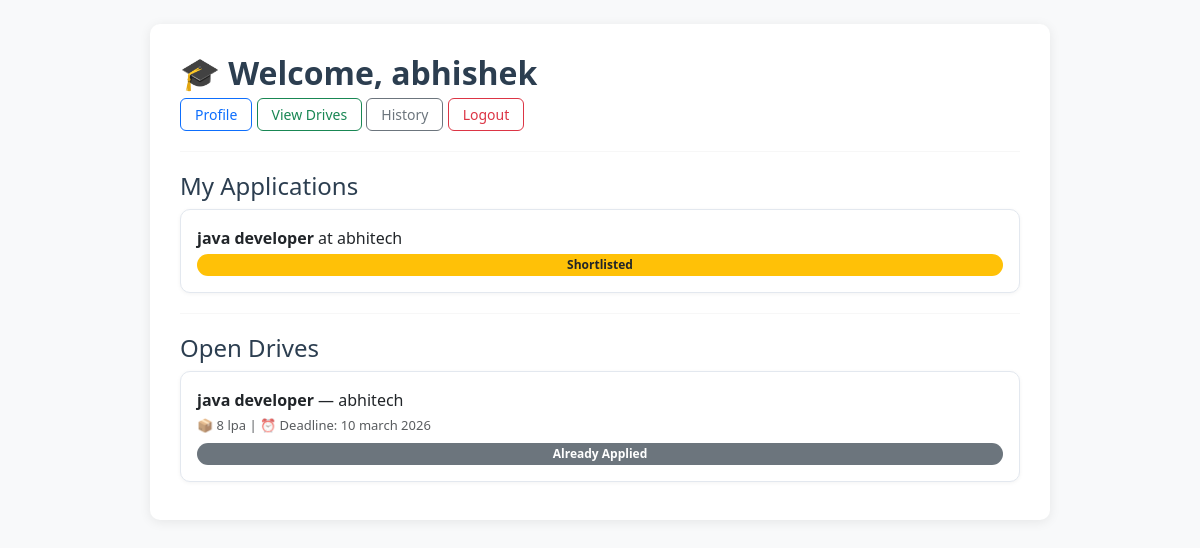
Screenshot of /student/home (signed in) with the database file from the repository.
### app.py (models this page shows)
class Student(db.Model):
    id              = db.Column(db.Integer, primary_key=True)
    username        = db.Column(db.String(100), unique=True, nullable=False)
    password        = db.Column(db.String(200), nullable=False)
    email           = db.Column(db.String(100), unique=True, nullable=False)
    full_name       = db.Column(db.String(100), nullable=False)
    phone           = db.Column(db.String(20))
    department      = db.Column(db.String(100))
    cgpa            = db.Column(db.Float)
    graduation_year = db.Column(db.Integer)
    resume_file     = db.Column(db.String(200))
    is_active       = db.Column(db.Boolean, default=True)
    applications    = db.relationship('Application', backref='student', lazy=True)

class Application(db.Model):
    id           = db.Column(db.Integer, primary_key=True)
    student_id   = db.Column(db.Integer, db.ForeignKey('student.id'), nullable=False)
    drive_id     = db.Column(db.Integer, db.ForeignKey('placement_drive.id'), nullable=False)
    status       = db.Column(db.String(20), default='Applied')
    applied_date = db.Column(db.DateTime, default=datetime.utcnow)

class PlacementDrive(db.Model):
    id           = db.Column(db.Integer, primary_key=True)
    company_id   = db.Column(db.Integer, db.ForeignKey('company.id'), nullable=False)
    job_title    = db.Column(db.String(200), nullable=False)
    description  = db.Column(db.Text)
    eligibility  = db.Column(db.Text)
    package      = db.Column(db.String(100))
    location     = db.Column(db.String(100))
    status       = db.Column(db.String(20), default='Pending')
    deadline     = db.Column(db.String(100), nullable=False)
    created_at   = db.Column(db.DateTime, default=datetime.utcnow)
    applications = db.relationship('Application', backref='drive', lazy=True)

class Company(db.Model):
    id              = db.Column(db.Integer, primary_key=True)
    username        = db.Column(db.String(100), unique=True, nullable=False)
    password        = db.Column(db.String(200), nullable=False)
    company_name    = db.Column(db.String(200), nullable=False)
    email           = db.Column(db.String(120), nullable=False)
    hr_contact      = db.Column(db.String(120))
    website         = db.Column(db.String(200))
    description     = db.Column(db.Text)
    approval_status = db.Column(db.String(20), default='Pending')
    drives          = db.relationship('PlacementDrive', backref='company', lazy=True)

### app.py (the view)
@app.route('/student/home')
@student_required
def dashboard_student():
    s           = db.session.get(Student, session['sid'])
    apps        = Application.query.filter_by(student_id=s.id).all()
    open_drives = PlacementDrive.query.filter_by(status='Approved').all()
    applied_ids = {a.drive_id for a in apps}
    return render_template('students/dashboard.html', student=s, applications=apps, drives=open_drives, applied_drive_ids=applied_ids)

### app.py (called while the page is built)
def student_required(f):
    from functools import wraps
    @wraps(f)
    def wrapper(*args, **kwargs):
        if 'sid' not in session:
            flash("Please login first.", "warning")
            return redirect(url_for('login_student'))
        return f(*args, **kwargs)
    return wrapper

### templates/students/dashboard.html
{% extends "base.html" %}
{% block body %}
<h2>🎓 Welcome, {{ student.full_name }}</h2>
<div class="mb-3">
    <a href="{{ url_for('profile_student') }}" class="btn btn-outline-primary btn-sm">Profile</a>
    <a href="{{ url_for('browse_drives') }}" class="btn btn-outline-success btn-sm">View Drives</a>
    <a href="{{ url_for('application_history') }}" class="btn btn-outline-secondary btn-sm">History</a>
    <a href="{{ url_for('logout_student') }}" class="btn btn-outline-danger btn-sm">Logout</a>
</div>
<hr>
<h4>My Applications</h4>
{% if applications %}
    {% for app in applications %}
    <div class="card mb-2 p-3">
        <p class="mb-1"><strong>{{ app.drive.job_title }}</strong> at {{ app.drive.company.company_name }}</p>
        <span class="badge
            {% if app.status == 'Selected' %}bg-success
            {% elif app.status == 'Rejected' %}bg-danger
            {% elif app.status == 'Shortlisted' %}bg-warning text-dark
            {% else %}bg-secondary{% endif %}">
            {{ app.status }}
        </span>
    </div>
    {% endfor %}
{% else %}
    <p class="text-muted">No applications yet.</p>
{% endif %}
<hr>
<h4>Open Drives</h4>
{% if drives %}
    {% for drive in drives %}
    <div class="card mb-2 p-3">
        <p class="mb-1"><strong>{{ drive.job_title }}</strong> — {{ drive.company.company_name }}</p>
        <p class="text-muted mb-2"><small>📦 {{ drive.package }} | ⏰ Deadline: {{ drive.deadline }}</small></p>
        {% if drive.id in applied_drive_ids %}
            <span class="badge bg-secondary">Already Applied</span>
        {% else %}
            <form method="POST" action="{{ url_for('apply_to_drive', drive_id=drive.id) }}">
                <button type="submit" class="btn btn-success btn-sm">Apply</button>
            </form>
        {% endif %}
    </div>
    {% endfor %}
{% else %}
    <p class="text-muted">No drives available.</p>
{% endif %}
{% endblock body %}

### static/style.css (style rules this page uses)
body { background-color: #f4f6f9; font-family: 'Segoe UI', Arial, sans-serif; color: #333; }
h2 { font-weight: 700; color: #2c3e50; margin-bottom: 6px; }
h4, h6 { color: #2c3e50; }
hr { border-color: #e0e0e0; margin: 20px 0; }
.btn-sm { border-radius: 20px; padding: 5px 14px; font-size: 13px; }
.card { border: 1px solid #e3e8ef; border-radius: 10px; box-shadow: 0 1px 4px rgba(0,0,0,0.05); transition: box-shadow 0.2s; }
.badge { font-size: 12px; padding: 5px 10px; border-radius: 20px; }
.btn { border-radius: 6px; font-size: 14px; font-weight: 500; }
.text-muted { font-size: 13px; }
small { font-size: 13px; }

### rows the page displays
Student: full_name "abhishek"
Application: drive.job_title "java developer", drive.company.company_name "abhitech", status "Shortlisted"
PlacementDrive: job_title "java developer", company.company_name "abhitech", package "8 lpa", deadline "10 march 2026", shows "Already Applied"
